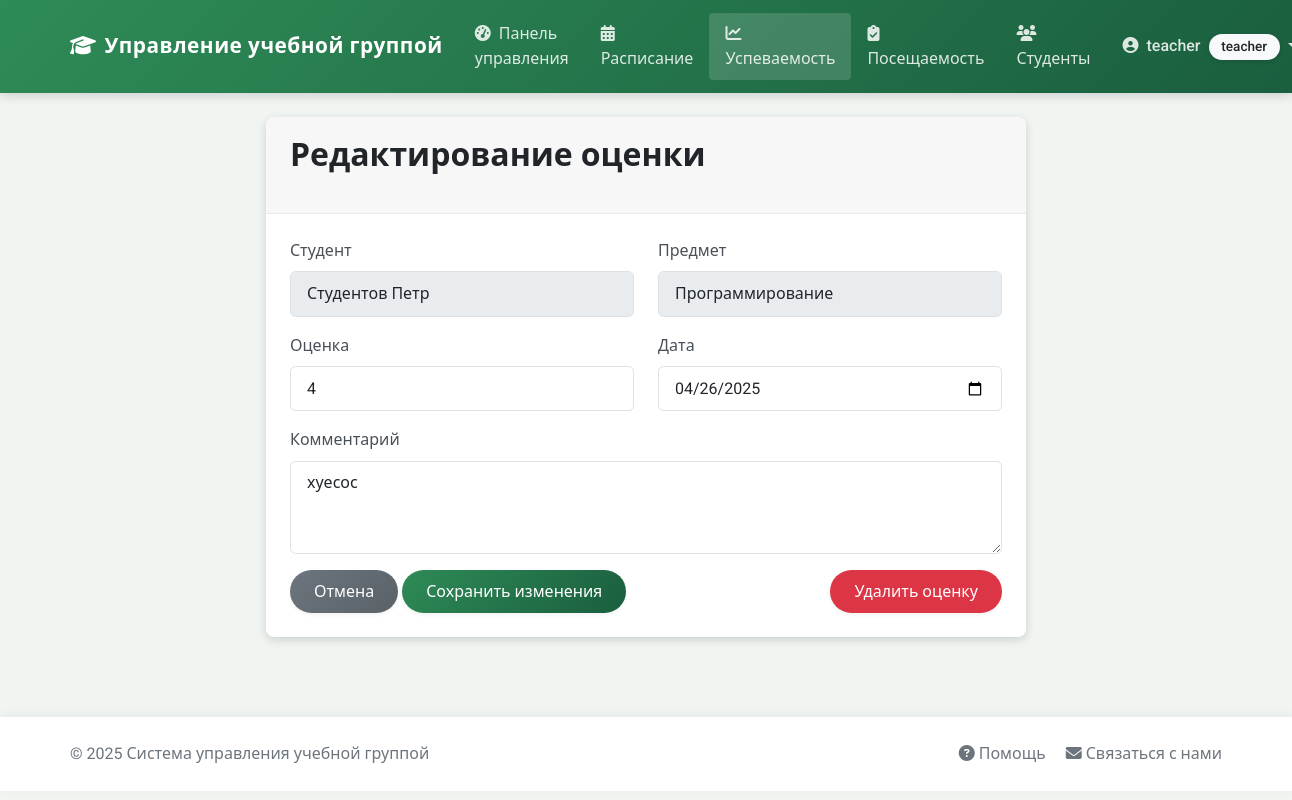
The page /performance/edit_grade/1 (signed in) on the database its author committed.
### app/models/models.py (models this page shows, shortened)
class User(UserMixin, db.Model):
    id = db.Column(db.Integer, primary_key=True)
    username = db.Column(db.String(64), unique=True, nullable=False)
    email = db.Column(db.String(120), unique=True, nullable=False)
    password_hash = db.Column(db.String(128))
    first_name = db.Column(db.String(64))
    last_name = db.Column(db.String(64))
    role = db.Column(db.String(20), default='student')  # student, teacher, admin
    attendances = db.relationship('Attendance', backref='student', lazy='dynamic')
    grades = db.relationship('Grade', backref='student', lazy='dynamic')

class Subject(db.Model):
    id = db.Column(db.Integer, primary_key=True)
    name = db.Column(db.String(64), nullable=False)
    description = db.Column(db.Text)
    teacher_id = db.Column(db.Integer, db.ForeignKey('user.id'))
    teacher = db.relationship('User', backref='subjects')
    schedules = db.relationship('Schedule', backref='subject', lazy='dynamic')
    grades = db.relationship('Grade', backref='subject', lazy='dynamic')

class Grade(db.Model):
    id = db.Column(db.Integer, primary_key=True)
    value = db.Column(db.Integer, nullable=False)  # Значение оценки
    date = db.Column(db.Date, nullable=False, default=datetime.utcnow)
    comment = db.Column(db.Text)
    student_id = db.Column(db.Integer, db.ForeignKey('user.id'), nullable=False)
    subject_id = db.Column(db.Integer, db.ForeignKey('subject.id'), nullable=False)

### app/routes/performance.py (the view, shortened to what this page needs)
@bp.route('/edit_grade/<int:grade_id>', methods=['GET', 'POST'])
@login_required
def edit_grade(grade_id):
    if current_user.role not in ['admin', 'teacher']:
        flash('У вас нет доступа к этой странице')
        return redirect(url_for('main.dashboard'))
    grade = Grade.query.get_or_404(grade_id)
    if current_user.role == 'teacher':
        if grade.subject.teacher_id != current_user.id:
            flash('Вы не можете редактировать оценки по этому предмету')
            return redirect(url_for('performance.index'))
    subject = grade.subject
    student = grade.student
    return render_template('performance/edit_grade.html',
                          grade=grade,
                          subject=subject,
                          student=student,
                          date_value=grade.date.strftime('%Y-%m-%d'))

### app/context_processors.py (called while the page is built)
def csrf_processor():
    return {'csrf_token': generate_csrf()}

### app/models/__init__.py (called while the page is built)
@login_manager.user_loader
def load_user(id):
    return User.query.get(int(id))

### app/templates/performance/edit_grade.html (shortened to what this page needs)
{% extends "base.html" %}
{% block content %}
<div class="row justify-content-center">
    <div class="col-md-8">
        <div class="card">
            <div class="card-header">
                <h2>Редактирование оценки</h2>
            </div>
            <div class="card-body">
                <form method="post" action="{{ url_for('performance.edit_grade', grade_id=grade.id) }}" id="grade-form">
                    <div class="row mb-3">
                        <div class="col-md-6">
                            <label class="form-label">Студент</label>
                            <input type="text" class="form-control" value="{{ student.last_name }} {{ student.first_name }}" disabled>
                        </div>
                        <div class="col-md-6">
                            <label class="form-label">Предмет</label>
                            <input type="text" class="form-control" value="{{ subject.name }}" disabled>
                        </div>
                    </div>
                    <div class="row mb-3">
                        <div class="col-md-6">
                            <label for="value" class="form-label">Оценка</label>
                            <input type="number" class="form-control" id="value" name="value" min="1" max="5" value="{{ grade.value }}" required>
                        </div>
                        <div class="col-md-6">
                            <label for="date" class="form-label">Дата</label>
                            <input type="date" class="form-control" id="date" name="date" value="{{ date_value }}" required>
                        </div>
                    </div>
                    <div class="mb-3">
                        <label for="comment" class="form-label">Комментарий</label>
                        <textarea class="form-control" id="comment" name="comment" rows="3">{{ grade.comment or '' }}</textarea>
                    </div>
                    <div class="d-flex justify-content-between">
                        <div>
                            <a href="{{ url_for('performance.index') }}" class="btn btn-secondary">Отмена</a>
                            <button type="submit" class="btn btn-primary">Сохранить изменения</button>
                        </div>
                        <button type="button" class="btn btn-danger" data-bs-toggle="modal" data-bs-target="#deleteGradeModal">
                            Удалить оценку
                        </button>
                    </div>
                </form>
            </div>
        </div>
    </div>
</div>
{% endblock %}

### app/templates/base.html (shortened to what this page needs)
<!DOCTYPE html>
<html lang="ru">
<head>
    <link rel="stylesheet" href="https://cdn.jsdelivr.net/npm/bootstrap@5.3.2/dist/css/bootstrap.min.css">
    <link rel="stylesheet" href="https://cdnjs.cloudflare.com/ajax/libs/font-awesome/6.4.0/css/all.min.css">
    <link rel="stylesheet" href="{{ url_for('static', filename='css/style.css') }}">
    <link rel="stylesheet" href="{{ url_for('static', filename='css/modal-fix.css') }}">
</head>
<body>
    <nav class="navbar navbar-expand-lg navbar-dark bg-primary sticky-top">
        <div class="container">
            <a class="navbar-brand" href="{{ url_for('main.index') }}">
                <i class="fas fa-graduation-cap me-2"></i>Управление учебной группой
            </a>
            <div class="collapse navbar-collapse" id="navbarNav">
                <ul class="navbar-nav me-auto">
                    {% if current_user.is_authenticated %}
                    <li class="nav-item">
                        <a class="nav-link {% if request.path == url_for('main.dashboard') %}active{% endif %}" href="{{ url_for('main.dashboard') }}">
                            <i class="fas fa-tachometer-alt me-1"></i> Панель управления
                        </a>
                    </li>
                    <li class="nav-item">
                        <a class="nav-link {% if request.path.startswith('/schedule') %}active{% endif %}" href="{{ url_for('schedule.index') }}">
                            <i class="fas fa-calendar-alt me-1"></i> Расписание
                        </a>
                    </li>
                    <li class="nav-item">
                        <a class="nav-link {% if request.path == url_for('performance.index') %}active{% endif %}" href="{{ url_for('performance.index') }}">
                            <i class="fas fa-chart-line me-1"></i> Успеваемость
                        </a>
                    </li>
                    <li class="nav-item">
                        <a class="nav-link {% if request.path.startswith('/performance/attendance') %}active{% endif %}" href="{{ url_for('performance.attendance') }}">
                            <i class="fas fa-clipboard-check me-1"></i> Посещаемость
                        </a>
                    </li>                    {% if current_user.role in ['admin', 'teacher'] %}
                    <li class="nav-item">
                        <a class="nav-link {% if request.path.startswith('/student') %}active{% endif %}" href="{{ url_for('student.index') }}">
                            <i class="fas fa-users me-1"></i> Студенты
                        </a>
                    </li>
                    {% endif %}
                    {% endif %}
                </ul>
                <ul class="navbar-nav">
                    {% if current_user.is_authenticated %}
                    <li class="nav-item dropdown">
                        <a class="nav-link dropdown-toggle" href="#" id="userDropdown" role="button" data-bs-toggle="dropdown">
                            <i class="fas fa-user-circle me-1"></i> {{ current_user.username }}
                            <span class="badge bg-light text-dark ms-1">{{ current_user.role }}</span>
                        </a>
                    </li>
                    {% endif %}
                </ul>
            </div>
        </div>
    </nav>
    <div class="container mt-4">
        {% block content %}{% endblock %}
    </div>
    <footer class="footer py-4">
        <div class="container">
            <div class="row align-items-center justify-content-between">
                <div class="col-md-6">
                    <span class="text-muted">© 2025 Система управления учебной группой</span>
                </div>
                <div class="col-md-6 text-md-end">
                    <a href="#" class="text-decoration-none text-secondary me-3">
                        <i class="fas fa-question-circle"></i> Помощь
                    </a>
                    <a href="#" class="text-decoration-none text-secondary">
                        <i class="fas fa-envelope"></i> Связаться с нами
                    </a>
                </div>
            </div>
        </div>    </footer>    <script src="https://cdn.jsdelivr.net/npm/bootstrap@5.3.2/dist/js/bootstrap.bundle.min.js"></script>    <script src="{{ url_for('static', filename='js/scroll-lock.js') }}"></script>
</body>
</html>

### app/static/css/style.css (style rules this page uses)
:root { --primary-color: #2e8b57; --secondary-color: #6c757d; --success-color: #218838; --info-color: #20a2a0; --warning-color: #d4a72c; --danger-color: #c9302c; --light-color: #f8f9fa; --dark-color: #344a3d; --border-radius: 0.5rem; --box-shadow: 0 3px 10px rgba(0, 0, 0, 0.15); --transition: all 0.3s ease; }
body { font-family: 'Roboto', 'Segoe UI', sans-serif; background-color: #f0f5f2; color: #333; line-height: 1.6; }
.container { max-width: 1200px; padding: 0 1.5rem; }
h1, h2, h3, h4, h5, h6 { font-weight: 600; margin-bottom: 1.2rem; }
.navbar { box-shadow: var(--box-shadow); padding: 0.8rem 1rem; background: linear-gradient(135deg, var(--primary-color), #1a5e3e) !important; }
.navbar-brand { font-weight: 700; font-size: 1.3rem; letter-spacing: 0.5px; }
.navbar-dark .navbar-nav .nav-link { color: rgba(255, 255, 255, 0.85); font-weight: 500; padding: 0.5rem 1rem; transition: var(--transition); }
.navbar-dark .navbar-nav .nav-link.active { background-color: rgba(255, 255, 255, 0.15); border-radius: 4px; }
.card { border: none; border-radius: var(--border-radius); box-shadow: var(--box-shadow); transition: var(--transition); margin-bottom: 2rem; overflow: hidden; }
.card-header { background-color: rgba(0, 0, 0, 0.03); border-bottom: 1px solid rgba(0, 0, 0, 0.05); padding: 1.2rem 1.5rem; font-weight: 600; }
.card-body { padding: 1.5rem; }
.form-control { border-radius: 0.35rem; padding: 0.6rem 1rem; border: 1px solid #dce1e5; transition: var(--transition); }
.form-label { font-weight: 500; color: #495057; margin-bottom: 0.5rem; }
.btn { font-weight: 500; border-radius: 2rem; padding: 0.6rem 1.5rem; transition: var(--transition); box-shadow: 0 2px 4px rgba(0, 0, 0, 0.05); border: none; }
.btn-primary { background: linear-gradient(135deg, var(--primary-color), #1a5e3e); }
.btn-secondary { background: linear-gradient(135deg, var(--secondary-color), #5a6268); }
.badge { font-size: 0.85rem; padding: 0.4rem 0.8rem; border-radius: 30px; font-weight: 500; box-shadow: 0 2px 4px rgba(0, 0, 0, 0.1); }
.footer { background-color: #fff; box-shadow: 0 -2px 10px rgba(0, 0, 0, 0.05); padding: 1.2rem 0; margin-top: 3rem; }
.footer .text-muted { color: #6c757d !important; }
.card, .alert, .jumbotron { animation: fadeIn 0.5s ease-out; }

### app/static/css/modal-fix.css (style rules this page uses)
body.modal-fix-applied { overflow-y: scroll !important; padding-right: 0 !important; margin-right: 0 !important; }

### rows shown on the page
User: username "teacher", role "teacher"
User: last_name "Студентов Петр"
Subject: name "Программирование"
Grade: value "4", comment "хуесос"
